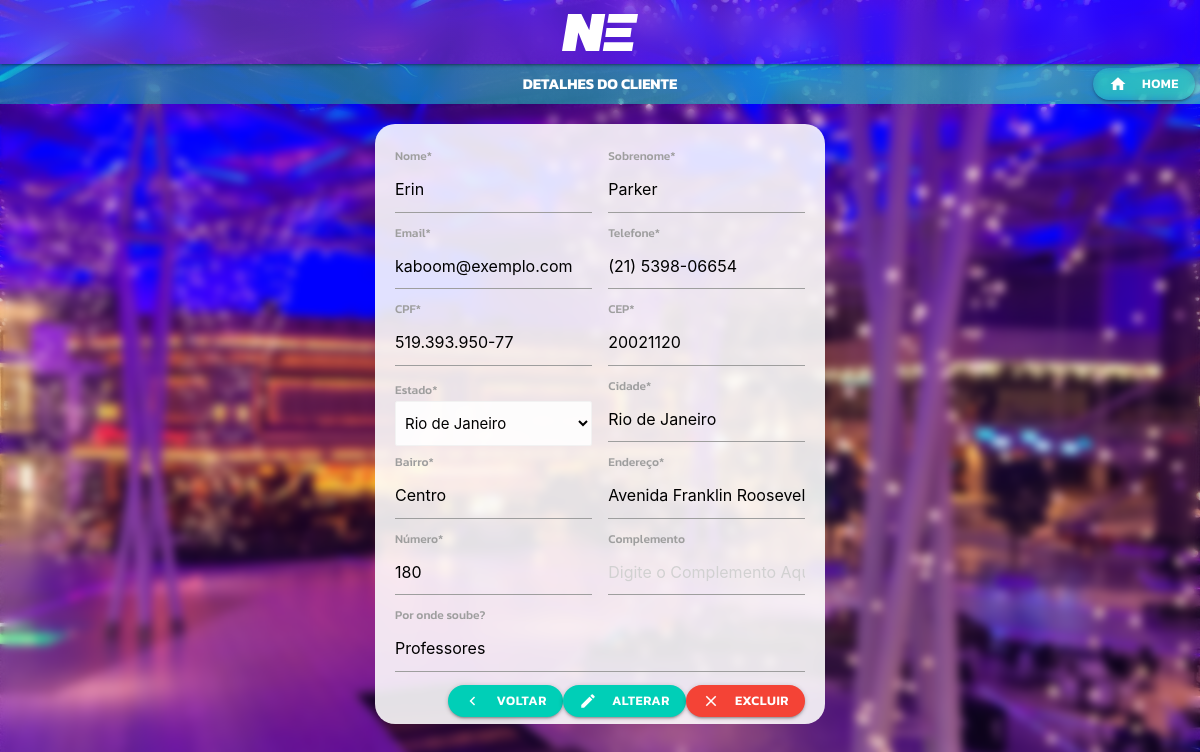
/admin/detalhes_cliente.php?id=16 (signed in), run on the app's committed database.
### tables this page shows
CREATE TABLE `tb_user` (
  `id_user` int(11) NOT NULL,
  `cpf_user` varchar(14) NOT NULL,
  `nome_user` varchar(60) NOT NULL,
  `sobre_user` varchar(60) NOT NULL,
  `email_user` varchar(60) NOT NULL,
  `telefone_user` varchar(20) NOT NULL,
  `cep_user` int(11) NOT NULL,
  `estado_user` enum('AC','AL','AP','AM','BA','CE','DF','ES','GO','MA','MT','MS','MG','PA','PB','PR','PE','PI','RJ','RN','RS','RO','RR','SC','SP','SE','TO') NOT NULL,
  `cidade_user` varchar(50) NOT NULL,
  `bairro_user` varchar(50) NOT NULL,
  `endereco_user` varchar(80) NOT NULL,
  `numero_user` int(11) NOT NULL,
  `complemento_user` varchar(150) DEFAULT NULL,
  `por_onde_soube` varchar(200) DEFAULT NULL
);

### admin/detalhes_cliente.php (the view, shortened to what this page needs)
<?php
require_once '../conexao.php';
?>
<!DOCTYPE html>
<html lang="pt-br">
<head>
    <link rel="stylesheet" href="https://cdnjs.cloudflare.com/ajax/libs/jquery.mask/1.14.16/jquery.mask.min.js">
    <link rel="stylesheet" href="https://cdnjs.cloudflare.com/ajax/libs/materialize/1.0.0/css/materialize.min.css">
    <link rel="stylesheet" href="css/style.css">
</head>
<body>
    <div class="navbar-fixed">
        <nav>
            <div class="nav-wrapper bg-color">
                <a href="home.php" class="brand-logo center"><img id="nav-logo" src="img/neilyta.svg" alt="" title="Neilyta Eventos"></a>
            </div>
        </nav>
    </div>
    <div class="sec-bar">
        <p>DETALHES DO CLIENTE</p>
        <a href="home.php" class="btn-small logout-btn"><i class="material-icons left">home</i>Home</a>
    </div>
    <div class="pri-container">
        <div class="details-cont">
            <?php
                $id = $_GET['id'];
                $sql = "SELECT * FROM tb_user WHERE id_user = '$id';";
                $query = mysqli_query($conn, $sql);
                $user = mysqli_fetch_assoc($query);
            ?>
            <form action="alterar_cliente.php" method="POST" id="form-cad">
                <div class="colunas">
                    <div class="input-cont">
                        <label for="nome" required>Nome*</label>
                        <input name="nome" value="<?php echo $user['nome_user']; ?>" type="text" placeholder="Digite o Nome Aqui">
                    </div>
                    <div class="input-cont">
                        <label for="sobrenome">Sobrenome*</label>
                        <input name="sobrenome" value="<?php echo $user['sobre_user']; ?>" type="text" placeholder="Digite o Sobrenome Aqui">
                    </div>
                </div>
                <div class="colunas">
                    <div class="input-cont">
                        <label for="email">Email*</label>
                        <input name="email" value="<?php echo $user['email_user']; ?>" type="text" placeholder="Digite o Email Aqui">
                    </div>
                    <div class="input-cont">
                        <label for="tel">Telefone*</label>
                        <input name="tel" value="<?php echo $user['telefone_user']; ?>" type="text" placeholder="Digite o Telefone Aqui">
                    </div>
                </div>
                <div class="colunas">
                    <div class="input-cont">
                        <label for="cpf">CPF*</label>
                        <input name="cpf" type="text" value="<?php echo $user['cpf_user']; ?>" placeholder="Digite o CPF Aqui">
                    </div>
                    <div class="input-cont">
                        <label for="cep">CEP*</label>
                        <input name="cep" type="text" value="<?php echo $user['cep_user']; ?>" placeholder="Digite o CEP Aqui" maxlength="8">
                    </div>
                </div>
                <div class="colunas">
                    <div class="input-cont">
                        <label for="estado">Estado*</label>
                        <div class="select">
                            <select class="browser-default" name="estado" data-input>
                                <option value="RJ" <?php if ($user['estado_user'] == "RJ") {
                                                        echo 'selected';
                                                    } ?>>Rio de Janeiro</option>
                            </select>
                        </div>
                    </div>
                    <div class="input-cont">
                        <label for="city">Cidade*</label>
                        <input name="city" value="<?php echo $user['cidade_user']; ?>" type="text" placeholder="Digite a Cidade Aqui" data-input>
                    </div>
                </div>
                <div class="colunas">
                    <div class="input-cont">
                        <label for="bairro">Bairro*</label>
                        <input name="bairro" value="<?php echo $user['bairro_user']; ?>" type="text" placeholder="Digite o Bairro Aqui" data-input>
                    </div>
                    <div class="input-cont">
                        <label for="end">Endereço*</label>
                        <input name="end" type="text" value="<?php echo $user['endereco_user']; ?>" placeholder="Digite o Endereço Aqui" data-input>
                    </div>
                </div>
                <div class="colunas">
                    <div class="input-cont">
                        <label for="num">Número*</label>
                        <input name="num" type="text" value="<?php echo $user['numero_user']; ?>" placeholder="Digite o Numero Aqui" data-input>
                    </div>
                    <div class="input-cont">
                        <label for="comp">Complemento</label>
                        <input name="comp" type="text" value="<?php echo $user['complemento_user']; ?>" placeholder="Digite o Complemento Aqui" data-input>
                    </div>
                </div>
                <div class="input-cont">
                    <label for="por">Por onde soube?</label>
                    <input name="por" value="<?php echo $user['por_onde_soube']; ?>" type="text" placeholder="Por onde/quem você soube do evento?">
                </div>
                <div class="btn-cont">
                    <a href="listar_cliente.php"class="btn-small waves-effect"><i class="material-icons left">chevron_left</i>Voltar</a>
                    <button class="btn-small waves-effect" href="alterar_cliente.php" onclick="return confirm('Deseja realmente ALTERAR? Certifique-se de que nenhum campo obrigatorio * está vazio!');"><i class="material-icons left">create</i>Alterar</button>
                    <a class="btn-small red waves-effect" href="excluir_cliente.php?id=<?php echo $user['id_user']; ?>" onclick="return confirm('Deseja realmente EXCLUIR? A exclusão NÃO poderá ser desfeita!');"><i class="material-icons left">close</i>Excluir</a>
                </div>
            </form>
        </div>
    </div>
</body>
</html>

### admin/css/style.css (style rules this page uses)
html,body { height: 100%; }
body { background-image: url(../img/background.jpg); background-attachment: fixed; background-size: cover; }
.bg-color { background: linear-gradient(90deg, #b49eff52 0%, #3b00ff9c 100%); }
#nav-logo { padding: 14px; align-self: center; }
nav { background-color: #ffffff00 !important; backdrop-filter: blur(13px) !important; }
.btn, .btn-small { border-radius: 20px; background-color: #00cfb7; font-family: 'Kanit', sans-serif; font-weight: 600; }
a { font-family: 'Kanit', sans-serif; font-weight: 500; }
.sec-bar { display: flex; height: 40px; background: linear-gradient(90deg, #00cfb770 0%, #2bd7c29e 100%); backdrop-filter: blur(13px); position: relative; margin: 0; align-items: center; justify-content: center; }
.sec-bar p { font-family: 'Kanit', sans-serif !important; font-weight: 700 !important; color: #fff !important; text-align: center !important; }
.pri-container { min-height: 100%; width: 100%; display: flex; justify-content: center; backdrop-filter: blur(5px); }
.logout-btn { position: absolute; background-color: transparent !important; backdrop-filter: blur(5px); right: 5px; transition: 0.5s; }
#form-cad { display: flex; flex-direction: column; }
.btn-cont { display: flex; justify-content: end; margin: 5px 0; }
.colunas { display: flex; justify-content: space-between; align-items: center; }
.colunas .input-cont { width: 48%; }
#form-cad label { font-family: 'Kanit', sans-serif; font-weight: 500; }
.details-cont { background-color: rgba(255, 255, 255, 0.884); backdrop-filter: blur(10px); padding: 20px; margin: 20px 0 0 0; border-radius: 20px; height: 600px; width: 450px; }

### data on the page
tb_user: nome "Erin", sobrenome "Parker", email "kaboom@exemplo.com", tel "(21) 5398-06654", cpf "519.393.950-77", cep "20021120", estado "Rio de Janeiro", city "Rio de Janeiro", bairro "Centro", end "Avenida Franklin Roosevelt", num "180", por "Professores"
